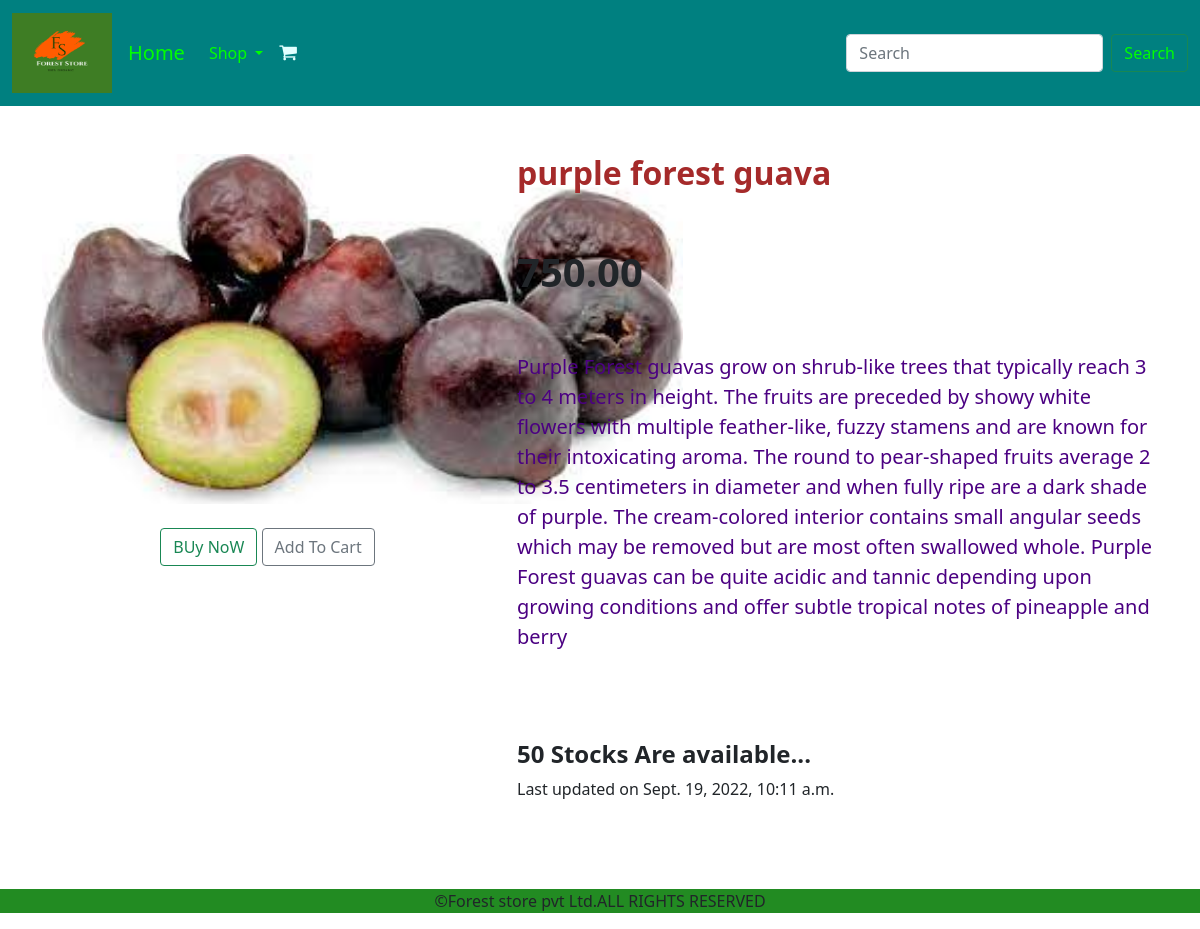
/fruits-and-vegetables/purple-forest-guava/, run on the app's committed database.
### cart/models.py (models this page shows, shortened)
class Product(models.Model):
    name=models.CharField(max_length=250,unique=True)
    slug=models.SlugField(max_length=250,unique=True)
    img=models.ImageField(upload_to='product')
    desc=models.TextField(blank=True)
    price=models.DecimalField(max_digits=10,decimal_places=2)
    stocks=models.IntegerField()
    category=models.ForeignKey(Category,on_delete=models.CASCADE)
    cdate=models.DateTimeField(auto_now_add=True)
    udate=models.DateTimeField(auto_now=True)
    availability=models.BooleanField(default=True)
    class Meta:
        ordering = ('name',)
        verbose_name = 'product'
        verbose_name_plural = 'products'

### cart/views.py (the view)
# urls.py: path('<slug:c_slug>/<slug:p_slug>/',views.prodetails,name='prodetails'),
def prodetails(request,c_slug,p_slug):
    try:
        pro=Product.objects.get(category__slug=c_slug,slug=p_slug)
    except Exception as e:
        raise e
    return render(request,'product.html',{'pro':pro})

### cart/context_processors.py (called while the page is built)
def links(request):
    link=Category.objects.all()
    return dict(link=link)

def linksp(request):
    linkp=Product.objects.all()
    return dict(linkp=linkp)

def counter(request):
    item_count=0
    if 'admin' in request.path:
        return {}
    else:
        try:
            car=Cart.objects.filter(cart_id=cart_id(request))
            cart_items=CartItem.objects.all().filter(car=car[:1])
            for cart_item in cart_items:
                item_count += cart_item.quantity
        except Cart.DoesNotExist:
            item_count=0
        return dict(item_count=item_count)

### cart/models.py (called while the page is built)
    def get_url(self):
        return reverse('cart:pro_category',args=[self.slug])

### cart/views.py (called while the page is built)
def cart_id(request):
    cart_s=request.session.session_key
    if not cart_s:
        cart_s=request.session.create()
    return cart_s

### templates/product.html
{% extends 'base.html' %}
{% block content %}
<br><br>
<div class="container">
    <div class="row">
        <div class="col-md-5" >
            <div align="center">
                <img height="350" src="{{ pro.img.url }}">
            </div><br>
            <div align="center">
                <a class="btn btn-outline-success" href=""> BUy NoW</a>
                <a class="btn btn-outline-secondary" href="{% url 'cart:add_cart' pro.id %}"> Add To Cart</a>
            </div>
        </div>
        <div class="col-md-7">
            <h2 style="color:brown"><b>{{pro.name}}</b></h2><br><br>
            <h1><b>{{pro.price}}</b></h1><br><br>
            <p style="font-size:20px ; color:indigo">{{pro.desc}}</p><br><br><br>
            <h4><b>{{pro.stocks}} Stocks Are available...</b></h4><p>           Last updated on {{pro.udate}}</p>
        </div>
    </div>
</div>
<br><br><br>
{% endblock %}

### data on the page
Product: img (picture), name "purple forest guava", price "750.00", desc "Purple Forest guavas grow on shrub-like trees that typically reach 3 to 4 meters in height. The fruits are preceded by showy white flowers with multiple feather-like, fuzzy stamens and are known for their intoxicating aroma. The round to pear-shaped fruits average 2 to 3.5 centimeters in diameter and when fully ripe are a dark shade of purple. The cream-colored interior contains small angular seeds which may be removed but are most often swallowed whole. Purple Forest guavas can be quite acidic and tannic depending upon growing conditions and offer subtle tropical notes of pineapple and berry", stocks "50", udate "Sept. 19, 2022, 10:11 a.m."
